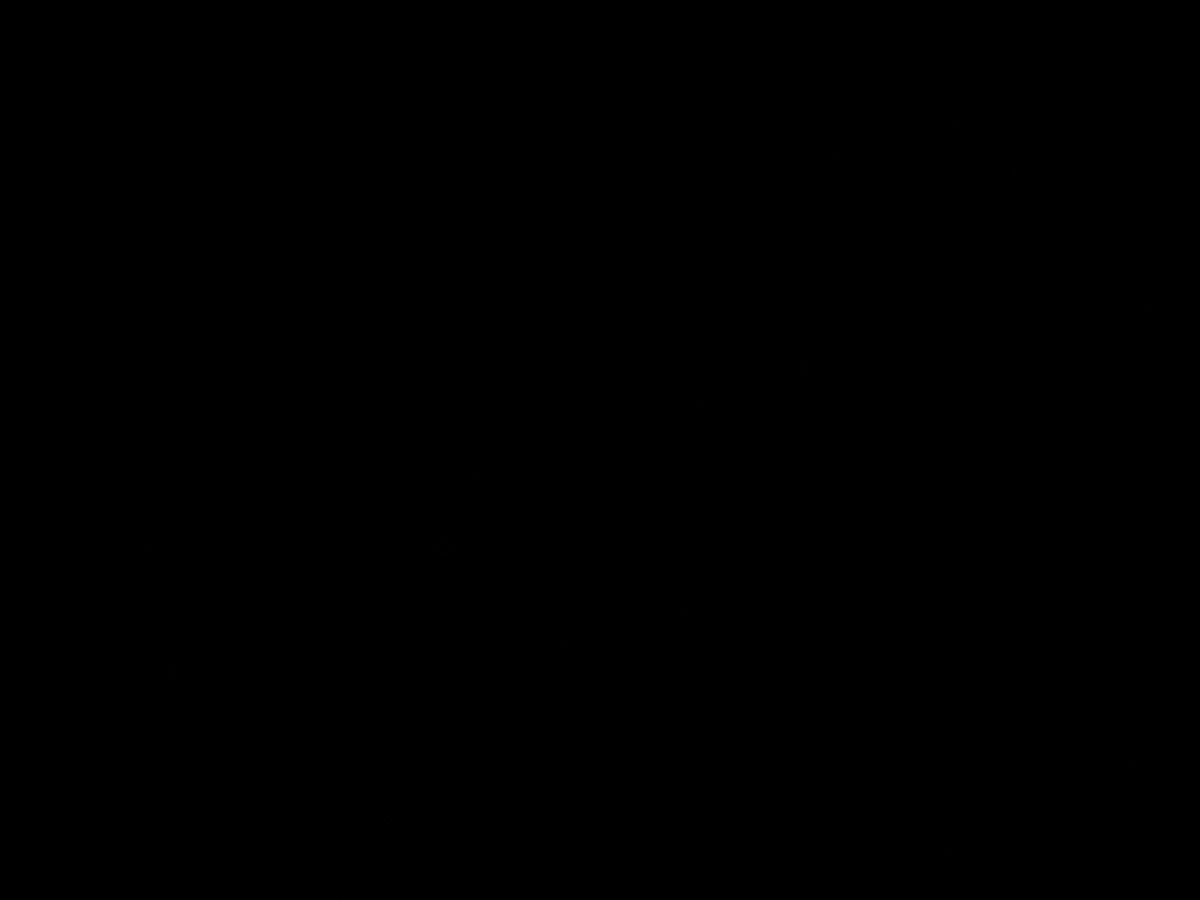
Frame 1 (no input)
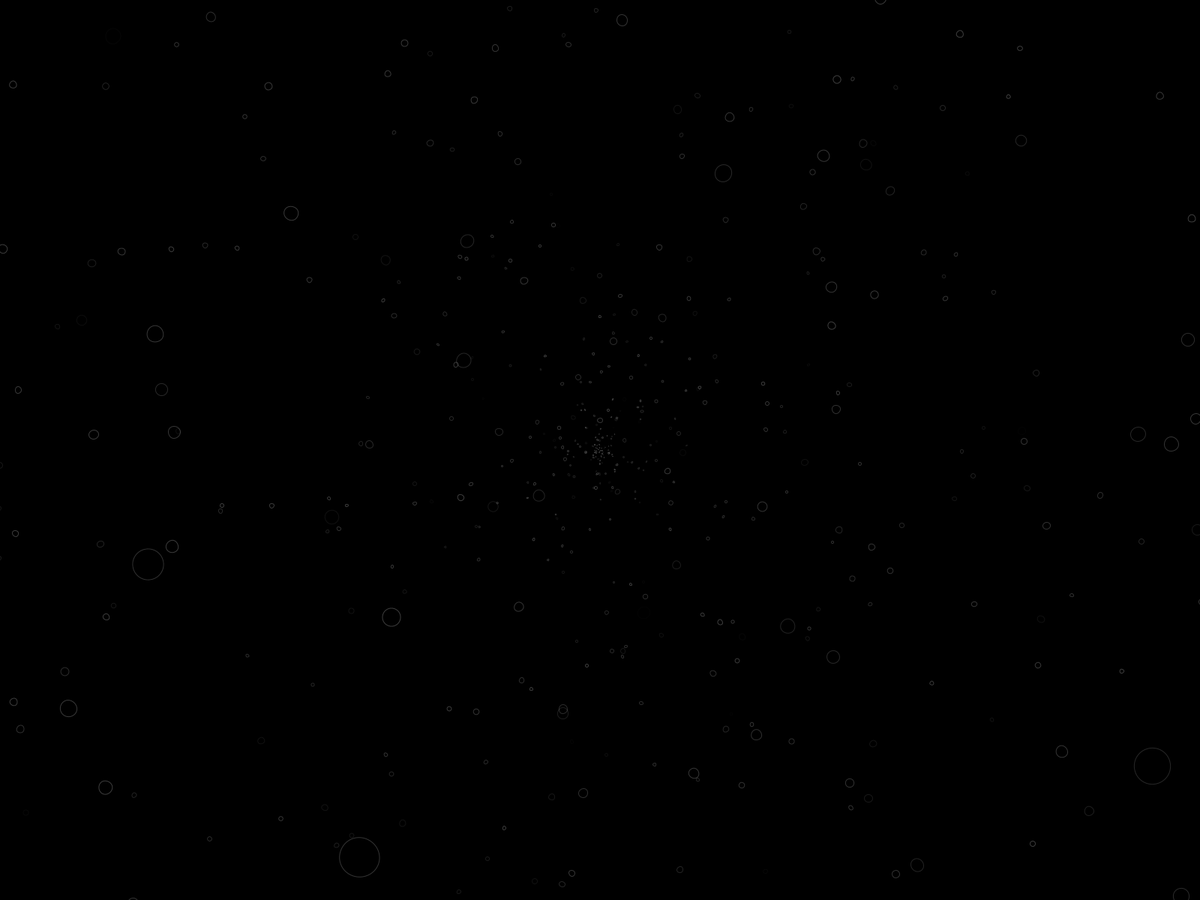
Frame 60 (the mouse pressed at the canvas centre just before this capture)
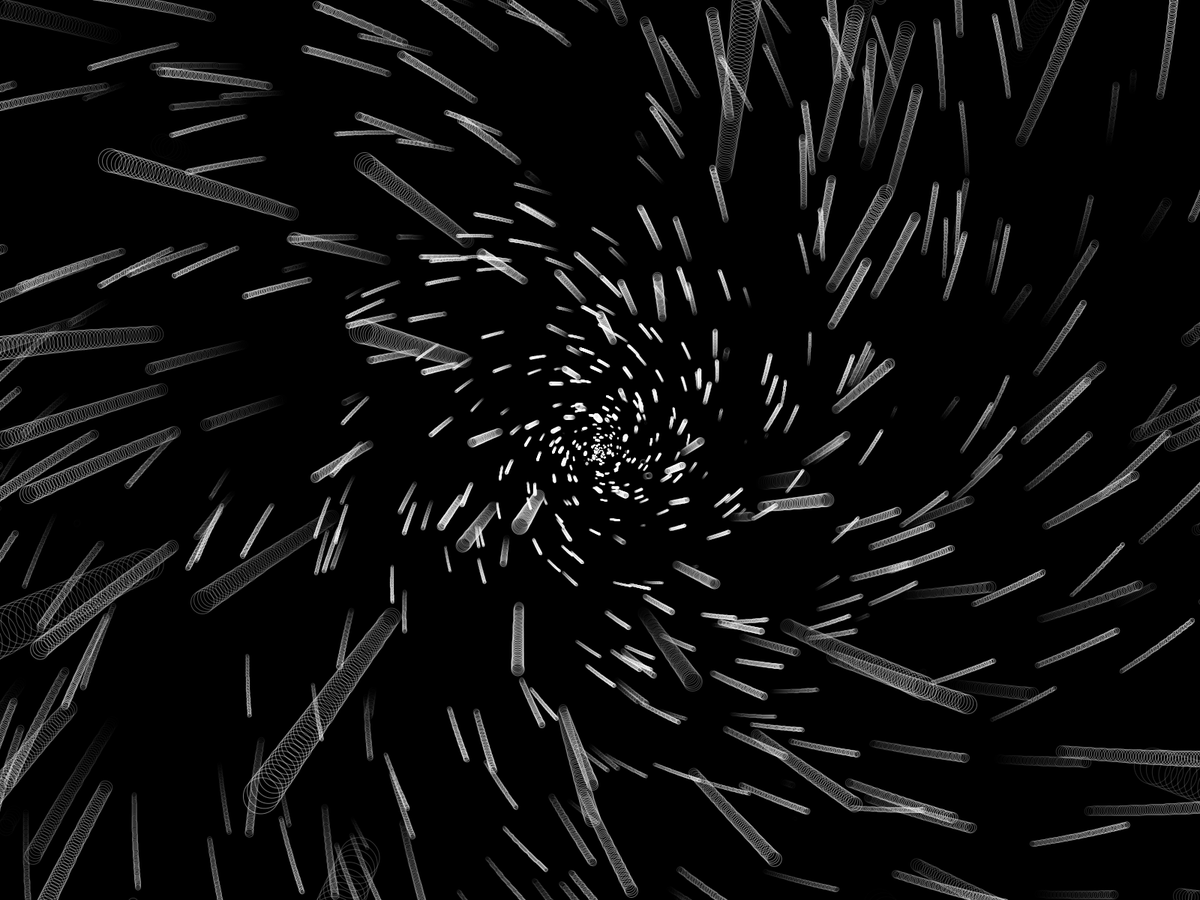
Frame 120 (the mouse held since frame 60 and released just before this capture)

The Processing sketch that drew these frames (run headless with seeded random() and noise(); from frame 60 on, the mouse is pressed at the canvas centre):

// Processing sketch: circle_spread
// ── circle_spread.pde
Particle[] p = new Particle[800];
int diagonal;


void setup() {
  for (int i = 0; i<p.length; i++) {
    p[i] = new Particle();
    p[i].o = random(1, random(1, width/p[i].n));
  }
  fullScreen(2);
  diagonal = (int)sqrt(width*width + height * height)/2;
  background(0);
  noStroke();
  fill(255);
  frameRate(30);
}
float rotation = 0;
void draw() {
  if (!mousePressed)  {
    background(0);
  }

  translate(width/2, height/2);
  rotation-=0.002;
  rotate(rotation);

  for (int i = 0; i<p.length; i++) {
    p[i].draw();
    if (p[i].drawDist()>diagonal) {
      p[i] = new Particle();
    }
  }
}

class Particle {
  float n;
  float r;
  float o;
  int l;
  Particle() {
    l = 1;
    n = random(1, width/2);
    r = random(0, TWO_PI);
    o = random(1, random(1, width/n));
  }

  void draw() {
    l++;
    pushMatrix();
    rotate(r);
    translate(drawDist(), 0);
    stroke(255, min(l, 255));
    noFill();
    ellipse(0, 0, width/o/8, width/o/8);
    popMatrix();

    o-=0.07;
  }
  float drawDist() {
    return atan(n/o)*width/HALF_PI;
  }
}
